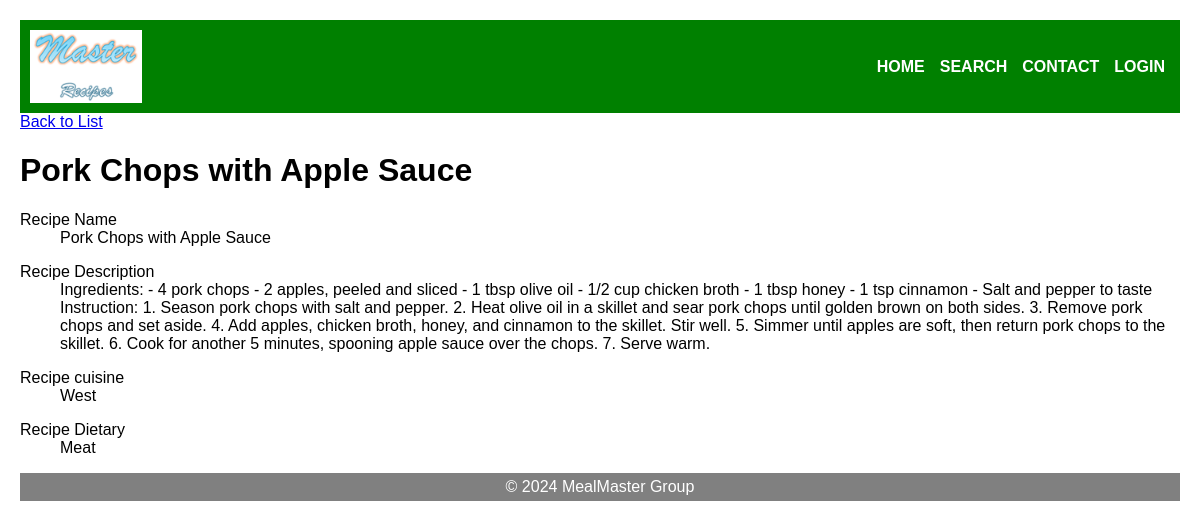
The app's page /php/show.php?id=3 with its own data.
### tables this page shows
CREATE TABLE IF NOT EXISTS `recipe` (
  `id` INT(11) NOT NULL AUTO_INCREMENT,
  `name` VARCHAR(100) NOT NULL,
  `description` TEXT NOT NULL,
  `cuisine` VARCHAR(50) NOT NULL,
  `dietary` VARCHAR(50) NOT NULL,
  `created_at` TIMESTAMP DEFAULT CURRENT_TIMESTAMP,
  PRIMARY KEY (`id`)
);

### php/show.php (the view, shortened to what this page needs)
<!DOCTYPE html>
<html lang="en">
<head>
  <link rel="stylesheet" href="../css/wstyles.css" />
</head>
<body>
  <?php
  include "headerEm.php";
  $conn = db_connect();
  $id = $_GET['id'];
  $sql = "SELECT * FROM recipe WHERE id= '$id'";
  $result_set = mysqli_query($conn, $sql);
  $result = mysqli_fetch_assoc($result_set);
  ?>
  <div id="content">
    <a class="back-link" href="all.php"> Back to List</a>
    <div class="page show">
      <h1> <?php echo $result['name']; ?></h1>
      <div class="attributes">
        <dl>
          <dt>Recipe Name</dt>
          <dd><?php echo $result['name']; ?></dd>
        </dl>
        <dl>
          <dt>Recipe Description</dt>
          <dd><?php echo $result['description']; ?></dd>
        </dl>
        <dl>
          <dt>Recipe cuisine</dt>
          <dd><?php echo $result['cuisine']; ?></dd>
        </dl>
        <dl>
          <dt>Recipe Dietary</dt>
          <dd><?php echo $result['dietary']; ?></dd>
        </dl>
      </div>
    </div>
  </div>
  <?php include 'footerEm.php'; ?>
</body>
</html>

### css/wstyles.css (style rules this page uses)
html, body { padding: 5px; margin: 5px; font-family: Arial, sans-serif; display: flex; flex-direction: column; }
body { flex:1; }

### records on screen
recipe: name "Pork Chops with Apple Sauce", description "Ingredients: - 4 pork chops - 2 apples, peeled and sliced - 1 tbsp olive oil - 1/2 cup chicken broth - 1 tbsp honey - 1 tsp cinnamon - Salt and pepper to taste Instruction: 1. Season pork chops with salt and pepper. 2. Heat olive oil in a skillet and sear pork chops until golden brown on both sides. 3. Remove pork chops and set aside. 4. Add apples, chicken broth, honey, and cinnamon to the skillet. Stir well. 5. Simmer until apples are soft, then return pork chops to the skillet. 6. Cook for another 5 minutes, spooning apple sauce over the chops. 7. Serve warm.", cuisine "West", dietary "Meat"
